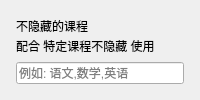
        <widget class="CardWidget" name="CardWidget_never_hide_list">
        <layout class="QVBoxLayout" name="verticalLayout_never_hide_list">
        <property name="leftMargin">
            <number>16</number>
        </property>
        <property name="topMargin">
            <number>16</number>
        </property>
        <property name="rightMargin">
            <number>16</number>
        </property>
        <property name="bottomMargin">
            <number>16</number>
        </property>
        <item>
            <layout class="QVBoxLayout" name="verticalLayout_never_hide_inner_2">
            <property name="spacing">
            <number>0</number>
            </property>
            <item>
            <widget class="StrongBodyLabel" name="StrongBodyLabel_never_hide_2">
            <property name="sizePolicy">
                <sizepolicy hsizetype="Expanding" vsizetype="Preferred">
                <horstretch>0</horstretch>
                <verstretch>0</verstretch>
                </sizepolicy>
            </property>
            <property name="text">
                <string>不隐藏的课程</string>
            </property>
            </widget>
            </item>
            <item>
            <widget class="CaptionLabel" name="CaptionLabel_never_hide_2">
            <property name="text">
                <string>配合 特定课程不隐藏 使用</string>
            </property>
            <property name="wordWrap">
                <bool>false</bool>
            </property>
            <property name="lightColor" stdset="0">
                <color alpha="150">
                <red>0</red>
                <green>0</green>
                <blue>0</blue>
                </color>
            </property>
            <property name="darkColor" stdset="0">
                <color alpha="200">
                <red>255</red>
                <green>255</green>
                <blue>255</blue>
                </color>
            </property>
            </widget>
            </item>
            </layout>
        </item>
        <item>
            <widget class="LineEdit" name="never_hide_lessons">
            <property name="placeholderText">
            <string>例如: 语文,数学,英语</string>
            </property>
            </widget>
        </item>
        </layout>
        </widget>
